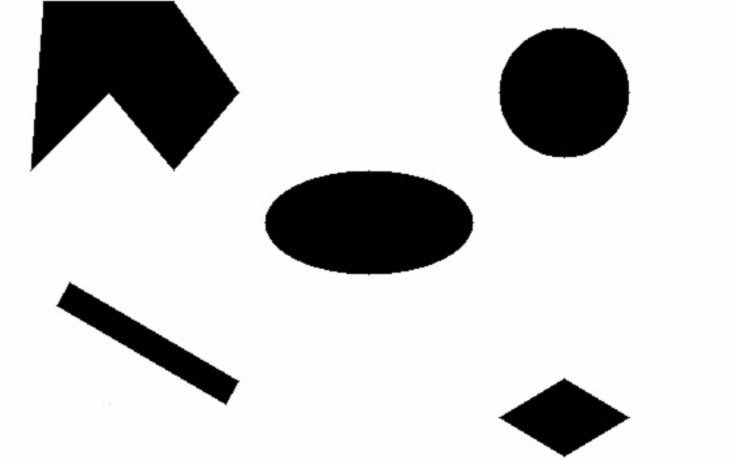
#> input picture obstacle/o3.png, 1468 x 922 px (shown at 1/2 size)
$ python test.py
#> lines starting #> are read from the running program, lines starting #| are printed output that depends on the picture; after the words box and inside, x2 and y2 are one past the last pixel; in counts of white or black regions, pixels touching at a corner belong together
### obstacle/obstacle_map.py
import matplotlib.pyplot as plt
import numpy as np
import math
from matplotlib.patches import Rectangle
from matplotlib.lines import Line2D
import random

class Map:
    def __init__(self, image_path, grid_size):
        """
        Initialize the ImageGrid object with the specified image, grid size, and padding size.

        Parameters:
        - image_path (str): The path to the black-and-white image file.
        - grid_size (int): The size of each grid cell in pixels.
        """
#> called with image_path = './obstacle/o3.png', grid_size = 40
        # Load the black-and-white image
        self.image = plt.imread(image_path)
#> self.image is the input picture: shape (922, 1468, 4) float32; mean R, G, B, A 0.809, 0.811, 0.808, 1

        # Set the grid size
        self.grid_size = grid_size

        # Calculate the number of rows and columns in the grid
        self.y_lim = math.ceil(self.image.shape[0] / self.grid_size)
#> self.y_lim = 24
        self.x_lim = math.ceil(self.image.shape[1] / self.grid_size)
#> self.x_lim = 37
        self.obstacles = []

        for y in range(self.y_lim):
            for x in range(self.x_lim):
                if self.is_obstacle_in_grid(x, y):
                    self.obstacles.append((x, y))

    def get_grid_matrix(self):
        G = np.zeros((self.y_lim, self.x_lim))

        for y in range(self.y_lim):
            for x in range(self.x_lim):
                if self.is_obstacle_in_grid(x, y):
                    G[y][x] = 1
                else:
                    G[y][x] = 0
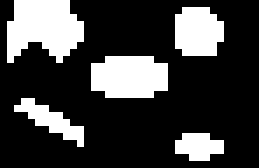
#> G: shape (24, 37) float64 (shown 7 times larger); values 0 (black) and 1 (white), 24.8% white; 5 white regions, box (x1, y1, x2, y2) and area: (1, 0, 12, 9) 73, (13, 8, 24, 14) 58, (25, 1, 32, 8) 42, (2, 14, 12, 21) 26, (25, 19, 32, 23) 21
        return G

    def is_obstacle_in_grid(self, x, y):
        """
        Check whether a small grid at the specified row and column contains a black portion.

        Parameters:
        - row: Row index of the grid
        - col: Column index of the grid

        Returns:
        - True if the grid contains a black portion (obstacle), False otherwise.
        """
        # Check whether the current node lies within the map
        if y > (self.y_lim - 1) or x > (self.x_lim - 1): return True
        if y < 0 or x < 0: return True
        grid_size = self.grid_size

        start_y, end_y = y * grid_size, (y + 1)* grid_size
        start_x, end_x = x * grid_size, (x + 1) * grid_size

        if np.any(self.image[start_y:end_y , start_x:end_x] == 0):
            return True

        return False  # If none of the surrounding grids contains an obstacle, consider the main grid as obstacle

    def draw_rect(self, ax, coords, edgecolor='r', facecolor='none', plot_center_point=False):

        x, y = coords

        # Calculate the coordinates of the rectangle
        rect_coords = (x * self.grid_size, y * self.grid_size)

        # Create and add the rectangle patch
        rect = Rectangle(rect_coords, self.grid_size, self.grid_size,
                         linewidth=1, edgecolor=edgecolor, facecolor=facecolor)
        ax.add_patch(rect)

        if plot_center_point:
            # Calculate the coordinates of the center point
            center_coords = (rect_coords[0] + 0.5 * self.grid_size, rect_coords[1] + 0.5 * self.grid_size)

            # Plot the center point
            ax.plot(*center_coords, marker='o', color='black')


    def draw_grid(self, ax):
        # Draw mesh grid
        for i in range(1, self.x_lim):
            x = i * self.grid_size
            ax.axvline(x, color="#E5E4E2", linestyle="--", linewidth=0.5)

        for i in range(1, self.y_lim):
            y = i * self.grid_size
            ax.axhline(y, color="#E5E4E2", linestyle="--", linewidth=0.5)

        # Draw obstacles
        for o in self.obstacles:
            self.draw_rect(ax, o, edgecolor='r', facecolor='none')
        ax.invert_yaxis()

        # Draw x and y axes
        ax.axhline(0, color="blue", linewidth=2)
        ax.axvline(0, color="blue", linewidth=2)
        ax.imshow(self.image, origin="upper", cmap='gray')


        # Draw arrows on x and y axes
        # ax.arrow(self.cols * self.grid_size, 0, 0.5 * self.grid_size, 0, head_width=0.2, head_length=0.2, fc='blue', ec='blue')
        # ax.arrow(0, self.rows * self.grid_size, 0, 0.5 * self.grid_size, head_width=0.2, head_length=0.2, fc='blue', ec='blue')

        # Draw axis ticks and labels
        if self.y_lim < 40 and self.x_lim < 40:
            ax.set_xticks(np.arange(0, (self.x_lim + 1) * self.grid_size, self.grid_size))
            ax.set_yticks(np.arange(0, (self.y_lim + 1) * self.grid_size, self.grid_size))
            ax.set_xticklabels(np.arange(0, self.x_lim + 1), fontsize=8)
            ax.set_yticklabels(np.arange(0, self.y_lim + 1), fontsize=8)
        else:
            ax.set_xticks([0, self.x_lim * self.grid_size])
            ax.set_yticks([0, self.y_lim * self.grid_size])
            ax.set_xticklabels([0, self.x_lim])
            ax.set_yticklabels([0, self.y_lim])

        # Set axis labels
        ax.set_xlabel("X")
        ax.set_ylabel("Y")

        # Set grid
        ax.grid(True, linestyle='--', linewidth=0.5)


    # [11 lines left out: function draw_coordinate_system, not called in this run]


    def plot_center_points(self, ax, rectangle_coords_list, color='blue'):
#> called with color = 'blue'
        center_points = []

        for coords in rectangle_coords_list:
            x, y = coords
            center_coords = (x * self.grid_size + 0.5 * self.grid_size, y * self.grid_size + 0.5 * self.grid_size)
            center_points.append(center_coords)
        for center_point in center_points:
            ax.scatter(center_point[0], center_point[1], color=color, s=23, label='Path')
        # Connect the center points with lines
        for i in range(len(center_points) - 1):
            ax.plot([center_points[i][0], center_points[i + 1][0]],
                    [center_points[i][1], center_points[i + 1][1]], color=color, linestyle='-', linewidth=1)


    def draw_path_found(self, states, initial, goal, reached = [], fig=None, ax=None):
        """
        Visualize the coordinate system with labeled axes, mesh grid, obstacles, and arrows.
        """
        if not (fig or ax):
            fig, ax = plt.subplots()
            self.draw_grid(ax)

        # Draw reached states
        for r in reached:
            self.draw_rect(ax, r, edgecolor='#D9D9D9', facecolor='#D9D9D9')

        self.plot_center_points(ax, states)
        self.draw_rect(ax, initial, edgecolor='green', facecolor='green')
        self.draw_rect(ax, goal, edgecolor='orange', facecolor='orange')

        legend_elements = [
            Line2D([0], [0], marker='o', color='w', markerfacecolor='gray', markersize=10, label='Reached Node'),
            Line2D([0], [0], marker='o', color='w', markerfacecolor='green', markersize=10, label='Start'),
            Line2D([0], [0], marker='o', color='w', markerfacecolor='blue', markersize=10, label='Path'),
            Line2D([0], [0], marker='o', color='w', markerfacecolor='orange', markersize=10, label='Goal')
        ]

        # Add legend
        ax.legend(handles=legend_elements, loc='upper right')

        if not (fig or ax):
            plt.show()

    # [29 lines left out: function draw_multiple_path_found, not called in this run]

### genetic/deletion.py
import numpy as np
from .grid_number_to_yx import grid_number_to_yx
import concurrent.futures

from matplotlib.patches import Rectangle

# [6 lines left out: function convert_path_to_xy, not called in this run]

def delete_nodes(path, G):
    rows, cols = G.shape[0], G.shape[1]
    long = len(path)
    j = 0

    while j != long - 2:
        # Get coordinates for the current and next grid points
        a1, b1 = grid_number_to_yx(path[j], cols)
        a3, b3 = grid_number_to_yx(path[j + 2], cols)
        skip = False
        # Check if the path can be smoothed by removing a middle point
        if a1 <= a3 and b1 <= b3 and np.all(G[a1:a3+1, b1:b3+1] == 0): skip = True
        elif a1 <= a3 and b1 >= b3 and np.all(G[a1:a3+1, b3:b1+1] == 0): skip = True
        elif a1 >= a3 and b1 <= b3 and np.all(G[a3:a1+1, b1:b3+1] == 0): skip = True
        elif a1 >= a3 and b1 >= b3 and np.all(G[a3:a1+1, b3:b1+1] == 0): skip = True

        if skip: path = np.delete(path, j + 1).tolist()
        else: j += 1

        long = len(path)
    return path


# [26 lines left out: functions delete_slow, deletion, not called in this run]


# [6 lines that do not run on import are left out]

### genetic/grid_number_to_yx.py
def grid_number_to_yx(position, n):
    if position % n == 0:
        c = 0
    else:
        c = position % n
    r = position // n
    return int(r), int(c)

### genetic/genetic.py
import numpy as np
from .selection import selection, truncation_selection
from .crossover import crossover
from .deletion import deletion
from .cal_path_value import cal_path_value
from .cal_smooth_value import cal_smooth_value
from .mutation import mutation
from .grid_number_to_yx import grid_number_to_yx
import matplotlib.pyplot as plt
from .insertion import insertion
from .aco import aco
import random
from a_star.explorer import Explorer
from a_star.search import gready_search
# Set a seed for reproducibility
random.seed(42)
from math import sqrt

def convert_path_to_xy(path, cols):
    return [(grid_number_to_yx(grid, cols)[1], grid_number_to_yx(grid, cols)[0])  for grid in path]


# [81 lines left out: functions plot_path, genetic, not called in this run]


# [16 lines that do not run on import are left out]

### a_star/search.py
import matplotlib.pyplot as plt
import random
import heapq
import math
import sys
from collections import defaultdict, deque, Counter
from itertools import combinations
import numpy as np
from math import sqrt

class Problem(object):
    """The abstract class for a formal problem. A new domain subclasses this,
    overriding `actions` and `results`, and perhaps other methods.
    The default heuristic is 0 and the default action cost is 1 for all states.
    When yiou create an instance of a subclass, specify `initial`, and `goal` states
    (or give an `is_goal` method) and perhaps other keyword args for the subclass."""

    def __init__(self, initial=None, goal=None, **kwds):
        self.__dict__.update(initial=initial, goal=goal, **kwds)
        self.reached = {}
    def actions(self, state):        raise NotImplementedError
    def result(self, state, action): raise NotImplementedError
    def is_goal(self, state):
        return (self.goal[0] == state[0]) and (self.goal[1] == state[0])
    def action_cost(self, s, a, s1): return 1
    def h(self, node):               return 0

    def __str__(self):
        return '{}({!r}, {!r})'.format(
            type(self).__name__, self.initial, self.goal)


class Node:
    "A Node in a search tree."
    def __init__(self, state, parent=None, action=None, path_cost=0):
        self.__dict__.update(state=state, parent=parent, action=action, path_cost=path_cost)

    def __repr__(self): return f"{self.state[0]},{self.state[1]}"
    def __len__(self): return 0 if self.parent is None else (1 + len(self.parent))
    def __lt__(self, other): return self.path_cost < other.path_cost

    @property
    def depth(self):
        return 1 + self.parent.depth if self.parent is not None else 0

failure = Node('failure', path_cost=math.inf) # Indicates an algorithm couldn't find a solution.
cutoff  = Node('cutoff',  path_cost=math.inf) # Indicates iterative deepening search was cut off.


# [21 lines left out: functions expand, path_actions, path_states, not called in this run]

FIFOQueue = deque

LIFOQueue = list

class PriorityQueue:
    """A queue in which the item with minimum f(item) is always popped first."""

    # [10 lines left out: functions __init__, add, not called in this run]

    def pop(self):
        """Pop and return the item with min f(item) value."""
        return heapq.heappop(self.items)[1]

    def top(self): return self.items[0][1]

    def __len__(self): return len(self.items)


# [19 lines left out: function best_first_search, not called in this run]

def g(n): return n.path_cost

# [38 lines left out: functions astar_search, dynamic_weighted_astar_search, gready_search, not called in this run]

### test.py
import numpy as np
from genetic.deletion import delete_nodes
from genetic.genetic import plot_path, convert_path_to_xy
from genetic.grid_number_to_yx import grid_number_to_yx
# Import necessary custom-built classes and methods
# from utils.obstacle_space import Map
from obstacle.obstacle_map import Map
from a_star.explorer import Explorer
from a_star.search import astar_search, path_states, dynamic_weighted_astar_search
import time

map = Map(image_path='./obstacle/o3.png', grid_size=40)


G = map.get_grid_matrix()
path = [0, 38, 74, 111, 148, 185, 222, 259, 296, 334, 374, 337, 493, 569, 695, 733, 734, 772, 887]
map.draw_path_found(convert_path_to_xy(path, G.shape[1]), (0,0), (32,26))


modified = delete_nodes(path, G)
print('modified: ', modified)
#| modified:  [0, 296, 334, 493, 569, 695, 733, 734, 772, 887]
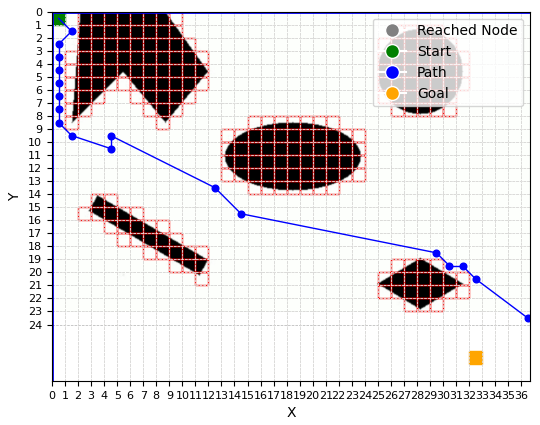
#> figure drawn by matplotlib, 1 panel

$ run again, with obstacle/o1.png copied over obstacle/o3.png
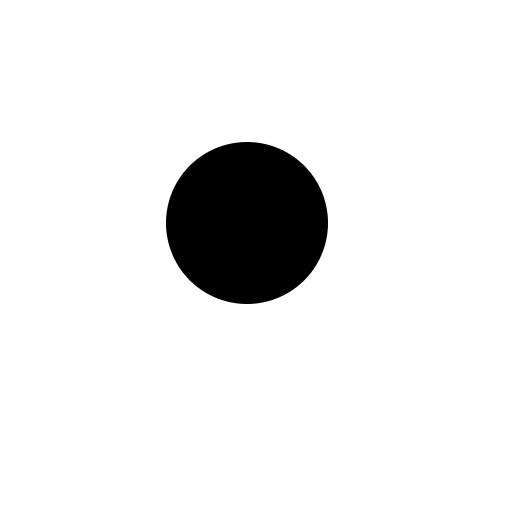
#> input picture obstacle/o1.png, 516 x 512 px
#> in __init__, self.image is the input picture: shape (512, 516, 4) float32; mean R, G, B, A 0.922, 0.922, 0.922, 1
#| modified:  [0, 38, 74, 111, 887]
#> `print('modified: ', modified)`:
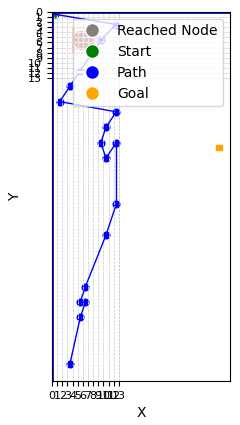
#> figure drawn by matplotlib, 1 panel

$ run again, with obstacle/o2.png copied over obstacle/o3.png
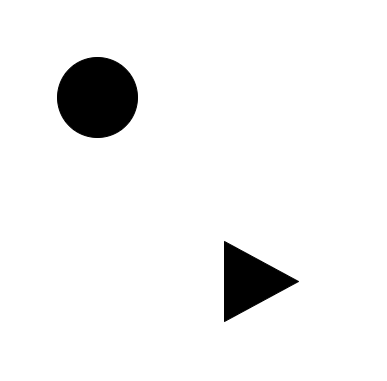
#> input picture obstacle/o2.png, 387 x 381 px
#> in __init__, self.image is the input picture: shape (381, 387, 4) float32; mean R, G, B, A 0.944, 0.944, 0.944, 1
#| modified:  [0, 38, 74, 111, 887]
#> `print('modified: ', modified)`:
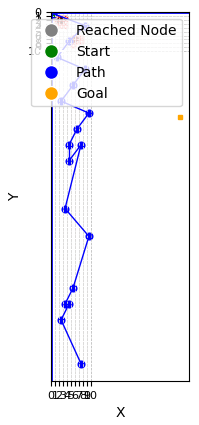
#> figure drawn by matplotlib, 1 panel

$ run again, with obstacle/o4.png copied over obstacle/o3.png
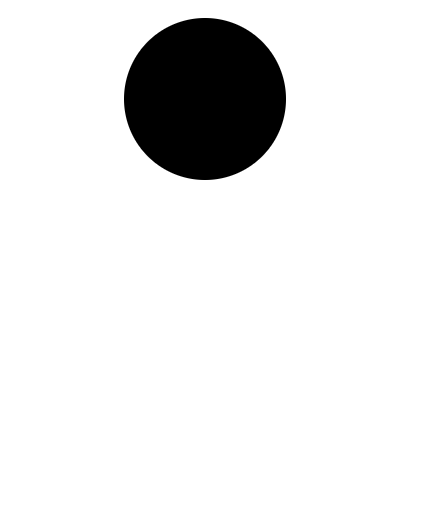
#> input picture obstacle/o4.png, 432 x 516 px
#> in __init__, self.image is the input picture: shape (516, 432, 4) float32; mean R, G, B, A 0.908, 0.908, 0.908, 1
#| modified:  [0, 38, 74, 887]
#> `print('modified: ', modified)`:
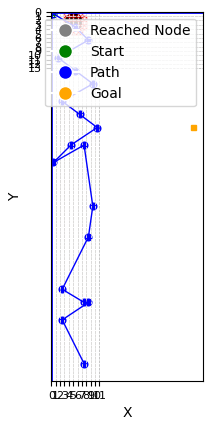
#> figure drawn by matplotlib, 1 panel
